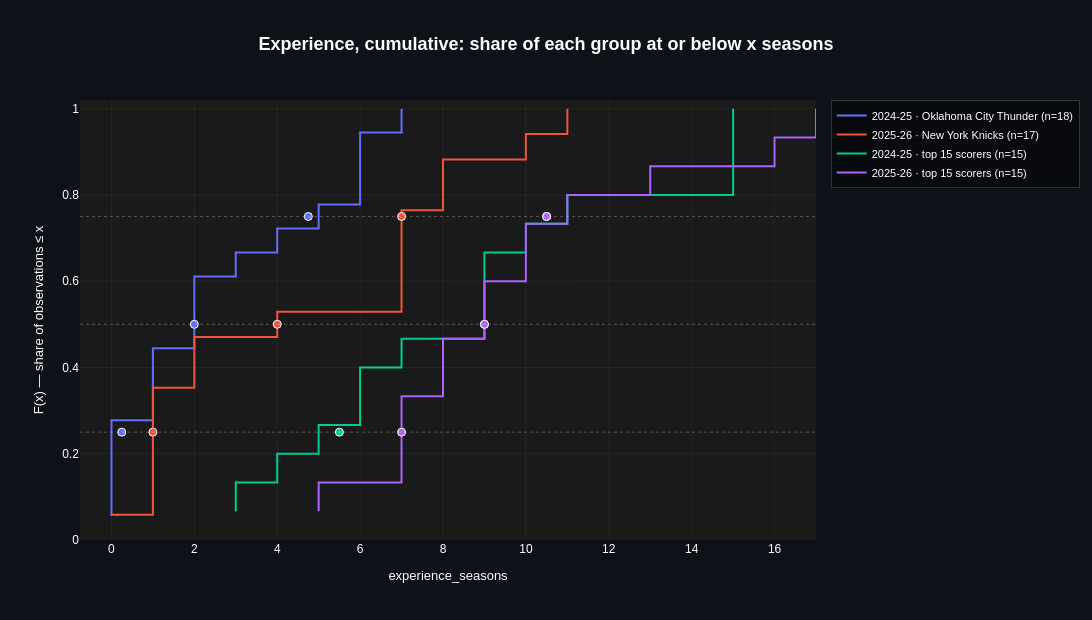

The cell this chart's notebook holds for it:
### Markdown cell above
Height tells the opposite story: four boxes covering much the same ground. Each group runs
from around 188 cm to around 213 cm, the medians sit within 2.5 cm of each other, and the
interquartile ranges overlap almost completely. Oklahoma City's squad is the widest of the
four, holding both the shortest player in the study at 185.4 cm and the tallest at 215.9 cm.

The strip of points under each box shows how few distinct heights there are. Players stack
on top of each other at each rung, and the box hinges land on rungs too. That is worth
knowing before reading the whiskers: the 2024-25 top 15 has its interquartile range squeezed
into about 6 cm, which pushes the outlier fence down to 210.2 cm and puts Giannis
Antetokounmpo, Nikola Jokić and Karl-Anthony Towns outside it. Three of the league's best
centres are not statistical anomalies. They are one or two rungs above a group whose middle
happens to be tightly packed.

The small edge the champions hold has an ordinary explanation. A full roster carries four
centres, while a list of the league's 15 biggest scorers carried two in 2024-25 and one in
2025-26 and leaned toward guards instead. That is squad composition rather than a height
advantage that wins titles.

### Code cell
fig_ecdf = cp.ecdf_plot(
    analysis,
    cols="experience_seasons",
    group_col="player_group",
    mark_percentiles=[0.25, 0.5, 0.75],
    title="Experience, cumulative: share of each group at or below x seasons",
)
fig_ecdf

### Figure 1 — Plotly figure (JSON) as saved in the notebook; plotly's stock layout.template omitted (floating-point values rounded to 4 significant figures)
{"data": [{"hovertemplate": "x = %{x:.3g}<br>F(x) = %{y:.3f}<extra></extra>", "line": {"color": "#636EFA", "shape": "hv", "width": 2}, "mode": "lines", "name": "2024-25 · Oklahoma City Thunder (n=18)", "type": "scatter", "x": [0.0, 0.0, 0.0, 0.0, 0.0, 1.0, 1.0, 1.0, 2.0, 2.0, 2.0, 3.0, 4.0, 5.0, 6.0, 6.0, 6.0, 7.0], "y": [0.05556, 0.1111, 0.1667, 0.2222, 0.2778, 0.3333, 0.3889, 0.4444, 0.5, 0.5556, 0.6111, 0.6667, 0.7222, 0.7778, 0.8333, 0.8889, 0.9444, 1.0]}, {"customdata": [25, 50, 75], "hovertemplate": "P%{customdata} = %{x:.3g}<extra></extra>", "marker": {"color": "#636EFA", "line": {"color": "white", "width": 1}, "size": 8}, "mode": "markers", "showlegend": false, "type": "scatter", "x": [0.25, 2.0, 4.75], "y": [0.25, 0.5, 0.75]}, {"hovertemplate": "x = %{x:.3g}<br>F(x) = %{y:.3f}<extra></extra>", "line": {"color": "#EF553B", "shape": "hv", "width": 2}, "mode": "lines", "name": "2025-26 · New York Knicks (n=17)", "type": "scatter", "x": [0.0, 1.0, 1.0, 1.0, 1.0, 1.0, 2.0, 2.0, 4.0, 7.0, 7.0, 7.0, 7.0, 8.0, 8.0, 10.0, 11.0], "y": [0.05882, 0.1176, 0.1765, 0.2353, 0.2941, 0.3529, 0.4118, 0.4706, 0.5294, 0.5882, 0.6471, 0.7059, 0.7647, 0.8235, 0.8824, 0.9412, 1.0]}, {"customdata": [25, 50, 75], "hovertemplate": "P%{customdata} = %{x:.3g}<extra></extra>", "marker": {"color": "#EF553B", "line": {"color": "white", "width": 1}, "size": 8}, "mode": "markers", "showlegend": false, "type": "scatter", "x": [1.0, 4.0, 7.0], "y": [0.25, 0.5, 0.75]}, {"hovertemplate": "x = %{x:.3g}<br>F(x) = %{y:.3f}<extra></extra>", "line": {"color": "#00CC96", "shape": "hv", "width": 2}, "mode": "lines", "name": "2024-25 · top 15 scorers (n=15)", "type": "scatter", "x": [3.0, 3.0, 4.0, 5.0, 6.0, 6.0, 7.0, 9.0, 9.0, 9.0, 10.0, 11.0, 15.0, 15.0, 15.0], "y": [0.06667, 0.1333, 0.2, 0.2667, 0.3333, 0.4, 0.4667, 0.5333, 0.6, 0.6667, 0.7333, 0.8, 0.8667, 0.9333, 1.0]}, {"customdata": [25, 50, 75], "hovertemplate": "P%{customdata} = %{x:.3g}<extra></extra>", "marker": {"color": "#00CC96", "line": {"color": "white", "width": 1}, "size": 8}, "mode": "markers", "showlegend": false, "type": "scatter", "x": [5.5, 9.0, 10.5], "y": [0.25, 0.5, 0.75]}, {"hovertemplate": "x = %{x:.3g}<br>F(x) = %{y:.3f}<extra></extra>", "line": {"color": "#AB63FA", "shape": "hv", "width": 2}, "mode": "lines", "name": "2025-26 · top 15 scorers (n=15)", "type": "scatter", "x": [5.0, 5.0, 7.0, 7.0, 7.0, 8.0, 8.0, 9.0, 9.0, 10.0, 10.0, 11.0, 13.0, 16.0, 17.0], "y": [0.06667, 0.1333, 0.2, 0.2667, 0.3333, 0.4, 0.4667, 0.5333, 0.6, 0.6667, 0.7333, 0.8, 0.8667, 0.9333, 1.0]}, {"customdata": [25, 50, 75], "hovertemplate": "P%{customdata} = %{x:.3g}<extra></extra>", "marker": {"color": "#AB63FA", "line": {"color": "white", "width": 1}, "size": 8}, "mode": "markers", "showlegend": false, "type": "scatter", "x": [7.0, 9.0, 10.5], "y": [0.25, 0.5, 0.75]}], "layout": {"font": {"color": "white", "family": "Arial"}, "height": 620, "legend": {"bgcolor": "rgba(0,0,0,0.4)", "bordercolor": "rgba(255,255,255,0.15)", "borderwidth": 1, "font": {"color": "white", "size": 11}}, "margin": {"b": 80, "l": 80, "r": 60, "t": 100}, "paper_bgcolor": "#0e1117", "plot_bgcolor": "#1a1a1a", "shapes": [{"line": {"color": "rgba(255,255,255,0.25)", "dash": "dot", "width": 1}, "type": "line", "x0": 0, "x1": 1, "xref": "x domain", "y0": 0.25, "y1": 0.25, "yref": "y"}, {"line": {"color": "rgba(255,255,255,0.25)", "dash": "dot", "width": 1}, "type": "line", "x0": 0, "x1": 1, "xref": "x domain", "y0": 0.5, "y1": 0.5, "yref": "y"}, {"line": {"color": "rgba(255,255,255,0.25)", "dash": "dot", "width": 1}, "type": "line", "x0": 0, "x1": 1, "xref": "x domain", "y0": 0.75, "y1": 0.75, "yref": "y"}], "title": {"font": {"color": "white", "family": "Arial", "size": 18}, "text": "<b>Experience, cumulative: share of each group at or below x seasons</b>", "x": 0.5, "xanchor": "center"}, "width": 1400, "xaxis": {"gridcolor": "rgba(128,128,128,0.2)", "gridwidth": 0.5, "showgrid": true, "title": {"font": {"size": 13}, "text": "experience_seasons"}, "type": "linear", "zeroline": false}, "yaxis": {"gridcolor": "rgba(128,128,128,0.2)", "gridwidth": 0.5, "range": [0, 1.02], "showgrid": true, "title": {"font": {"size": 13}, "text": "F(x) — share of observations ≤ x"}, "zeroline": false}}}
